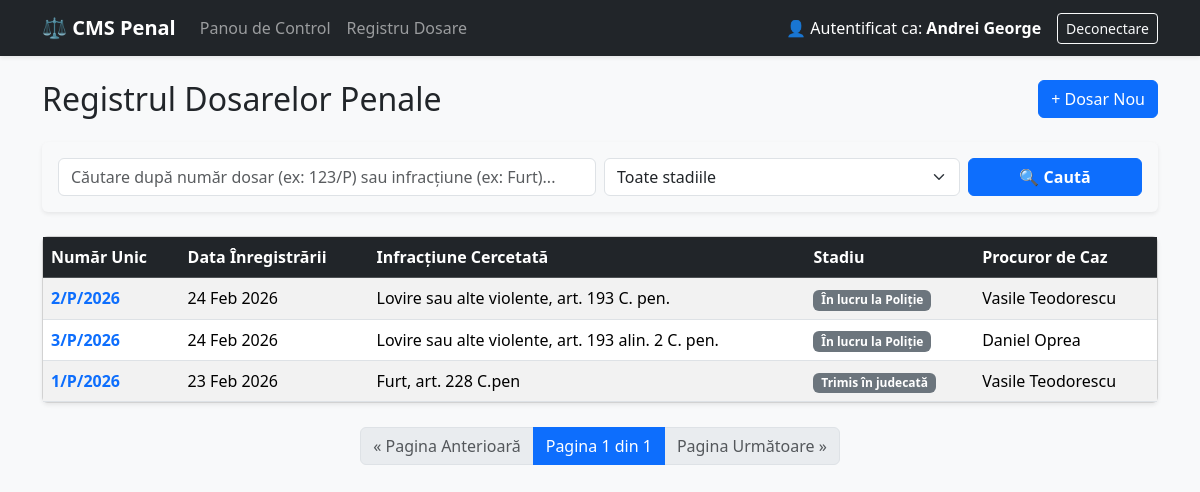
The page /cases/ (signed in) on the database its author committed.
### accounts/models.py (models this page shows, shortened)
class CustomUser(AbstractUser):
    class Role(models.TextChoices):
        PROCUROR = 'PROCUROR', 'Procuror'
        POLITIST = 'POLITIST', 'Ofițer de Poliție Judiciară'
        GREFIER = 'GREFIER', 'Grefier'
        ADMIN = 'ADMIN', 'Administrator Sistem'
    rol = models.CharField(
        max_length=20,
        choices=Role.choices,
        default=Role.POLITIST,
        help_text="Rolul utilizatorului în sistemul de management al dosarelor."
    )
    grad_profesional = models.CharField(
        max_length=100,
        blank=True,
        null=True,
        help_text="Ex: Inspector principal, Comisar șef"
    )
    unitate = models.CharField(
        max_length=150,
        blank=True,
        null=True,
        help_text="Ex: Parchetul de pe lângă Judecătoria Sector 1 / SIC Brașov"
    )

### cases/models.py (models this page shows, shortened)
class Dosar(models.Model):
    class Stadiu(models.TextChoices):
        IN_LUCRU = 'IN_LUCRU', 'În lucru la Poliție'
        LA_PROCUROR = 'LA_PROCUROR', 'Înaintat la Procuror'
        CLASAT = 'CLASAT', 'Clasat'
        TRIMIS_IN_JUDECATA = 'TRIMIS_IN_JUDECATA', 'Trimis în judecată'
        SUSPENDAT = 'SUSPENDAT', 'Suspendat'
    numar_unic = models.CharField(max_length=50, unique=True, help_text="Ex: 123/P/2026")
    data_inregistrarii = models.DateField(auto_now_add=True) # Se completează automat la creare
    infractiune_cercetata = models.TextField(help_text="Descrierea faptei și încadrarea juridică (ex: Furt calificat, art. 229 C.pen)")
    stadiu = models.CharField(max_length=20, choices=Stadiu.choices, default=Stadiu.IN_LUCRU)
    ofiter_caz = models.ForeignKey(
        settings.AUTH_USER_MODEL,
        on_delete=models.SET_NULL,
        null=True,
        blank=True,
        related_name='dosare_instrumentate'
    )
    procuror_caz = models.ForeignKey(
        settings.AUTH_USER_MODEL,
        on_delete=models.SET_NULL,
        null=True,
        blank=True,
        related_name='dosare_supravegheate'
    )
    grefier_caz = models.ForeignKey(
        settings.AUTH_USER_MODEL,
        on_delete=models.SET_NULL,
        null=True,
        blank=True,
        related_name='dosare_gestionate'
    )
    class Meta:
        verbose_name = "Dosar Penal"
        verbose_name_plural = "Dosare Penale"
        ordering = ['-data_inregistrarii'] # Sortează descrescător după dată

### cases/views.py (the view)
# urls.py: path('', views.lista_dosare, name='lista_dosare'),
@login_required
def lista_dosare(request):
    dosare = Dosar.objects.all().order_by('-data_inregistrarii')
    query_text = request.GET.get('q', '')
    stadiu_filtru = request.GET.get('stadiu', '')
    if query_text:
        dosare = dosare.filter(
            Q(numar_unic__icontains=query_text) |
            Q(infractiune_cercetata__icontains=query_text)
        )
    if stadiu_filtru:
        dosare = dosare.filter(stadiu=stadiu_filtru)
    paginator = Paginator(dosare, 10)
    page_number = request.GET.get('page')
    page_obj = paginator.get_page(page_number)
    context = {
        'page_obj': page_obj,
        'query_text': query_text,
        'stadiu_filtru': stadiu_filtru,
        'stadii_posibile': Dosar.Stadiu.choices, # Trimitem opțiunile pentru dropdown
    }
    return render(request, 'cases/lista_dosare.html', context)

### cases/templates/cases/lista_dosare.html (shortened to what this page needs)
{% extends 'base.html' %}
{% block content %}
<div class="d-flex justify-content-between align-items-center mb-4">
    <h2 class="mb-0">Registrul Dosarelor Penale</h2>
    <a href="{% url 'cases:adaugare_dosar' %}" class="btn btn-primary">+ Dosar Nou</a>
</div>
<div class="card shadow-sm mb-4 border-0 bg-light">
    <div class="card-body">
        <form method="GET" action="{% url 'cases:lista_dosare' %}">
            <div class="row g-2">
                <div class="col-md-6">
                    <input type="text" name="q" class="form-control"
                           placeholder="Căutare după număr dosar (ex: 123/P) sau infracțiune (ex: Furt)..."
                           value="{{ query_text }}">
                </div>
                <div class="col-md-4">
                    <select name="stadiu" class="form-select">
                        <option value="">Toate stadiile</option>
                    </select>
                </div>
                <div class="col-md-2 d-grid">
                    <button type="submit" class="btn btn-primary fw-bold">🔍 Caută</button>
                </div>
            </div>
        </form>
    </div>
</div>
<div class="card shadow-sm">
    <div class="card-body p-0">
        <table class="table table-hover table-striped mb-0">
            <thead class="table-dark">
                <tr>
                    <th>Număr Unic</th>
                    <th>Data Înregistrării</th>
                    <th>Infracțiune Cercetată</th>
                    <th>Stadiu</th>
                    <th>Procuror de Caz</th>
                </tr>
            </thead>
            <tbody>
                {% for dosar in page_obj %}
                    <tr>
                        <td><strong><a href="{% url 'cases:detalii_dosar' dosar.pk %}" class="text-decoration-none">{{ dosar.numar_unic }}</a></strong></td>
                        <td>{{ dosar.data_inregistrarii|date:"d M Y" }}</td>
                        <td>{{ dosar.infractiune_cercetata }}</td>
                        <td>
                            <span class="badge bg-secondary">{{ dosar.get_stadiu_display }}</span>
                        </td>
                        {% if dosar.procuror_caz %}
                            <td>{{ dosar.procuror_caz.get_full_name|default:dosar.procuror_caz.username|default:"Nedesemnat" }}</td>
                        {% else %}
                            -
                        {% endif %}
                    </tr>
                {% empty %}
                    <tr>
                        <td colspan="5" class="text-center py-4 text-muted">Nu există dosare înregistrate în sistem.</td>
                    </tr>
                {% endfor %}
            </tbody>
        </table>
    </div>
</div>
<nav class="mt-4" aria-label="Paginare Dosare">
    <ul class="pagination justify-content-center">
        {% if page_obj.has_previous %}
            <li class="page-item">
                <a class="page-link" href="?page={{ page_obj.previous_page_number }}&q={{ query_text }}&stadiu={{ stadiu_filtru }}">
                    &laquo; Pagina Anterioară
                </a>
            </li>
        {% else %}
            <li class="page-item disabled">
                <span class="page-link">&laquo; Pagina Anterioară</span>
            </li>
        {% endif %}
        <li class="page-item active" aria-current="page">
            <span class="page-link">
                Pagina {{ page_obj.number }} din {{ page_obj.paginator.num_pages }}
            </span>
        </li>
        {% if page_obj.has_next %}
            <li class="page-item">
                <a class="page-link" href="?page={{ page_obj.next_page_number }}&q={{ query_text }}&stadiu={{ stadiu_filtru }}">
                    Pagina Următoare &raquo;
                </a>
            </li>
        {% else %}
            <li class="page-item disabled">
                <span class="page-link">Pagina Următoare &raquo;</span>
            </li>
        {% endif %}
    </ul>
</nav>
{% endblock %}

### templates/base.html (shortened to what this page needs)
<!DOCTYPE html>
<html lang="ro">
<head>
    <link href="https://cdn.jsdelivr.net/npm/bootstrap@5.3.2/dist/css/bootstrap.min.css" rel="stylesheet">
</head>
<body class="bg-light">
    <nav class="navbar navbar-expand-lg navbar-dark bg-dark mb-4 shadow-sm">
        <div class="container">
            <a class="navbar-brand fw-bold" href="{% url 'cases:lista_dosare' %}">⚖️ CMS Penal</a>
            <div class="collapse navbar-collapse" id="navbarNav">
                {% if user.is_authenticated %}
                    <ul class="navbar-nav me-auto">
                        <li class="nav-item">
                            <a class="nav-link" href="{% url 'cases:dashboard' %}">Panou de Control</a>
                        </li>
                        <li class="nav-item">
                            <a class="nav-link" href="{% url 'cases:lista_dosare' %}">Registru Dosare</a>
                        </li>
                    </ul>
                    <div class="d-flex align-items-center">
                        <span class="navbar-text me-3 text-white">
                            👤 Autentificat ca: <strong>{{ user.get_full_name|default:user.username }}</strong>
                        </span>
                        <form action="{% url 'logout' %}" method="post" class="d-inline">
                            <button type="submit" class="btn btn-sm btn-outline-light">Deconectare</button>
                        </form>
                    </div>
                {% else %}
                    <span class="navbar-text ms-auto text-white">
                        Acces Restricționat
                    </span>
                {% endif %}
            </div>
        </div>
    </nav>
    <div class="container">
        {% block content %}
        {% endblock %}
    </div>
</body>
</html>

### rows shown on the page
CustomUser: get_full_name "Andrei George"
Dosar: numar_unic "2/P/2026", data_inregistrarii "24 Feb 2026", infractiune_cercetata "Lovire sau alte violente, art. 193 C. pen.", stadiu "În lucru la Poliție", procuror_caz.get_full_name "Vasile Teodorescu"
Dosar: numar_unic "3/P/2026", data_inregistrarii "24 Feb 2026", infractiune_cercetata "Lovire sau alte violente, art. 193 alin. 2 C. pen.", stadiu "În lucru la Poliție", procuror_caz.get_full_name "Daniel Oprea"
Dosar: numar_unic "1/P/2026", data_inregistrarii "23 Feb 2026", infractiune_cercetata "Furt, art. 228 C.pen", stadiu "Trimis în judecată", procuror_caz.get_full_name "Vasile Teodorescu"

### other values the page prints
{{ page_obj.number }} "1"
{{ page_obj.paginator.num_pages }} "1"
